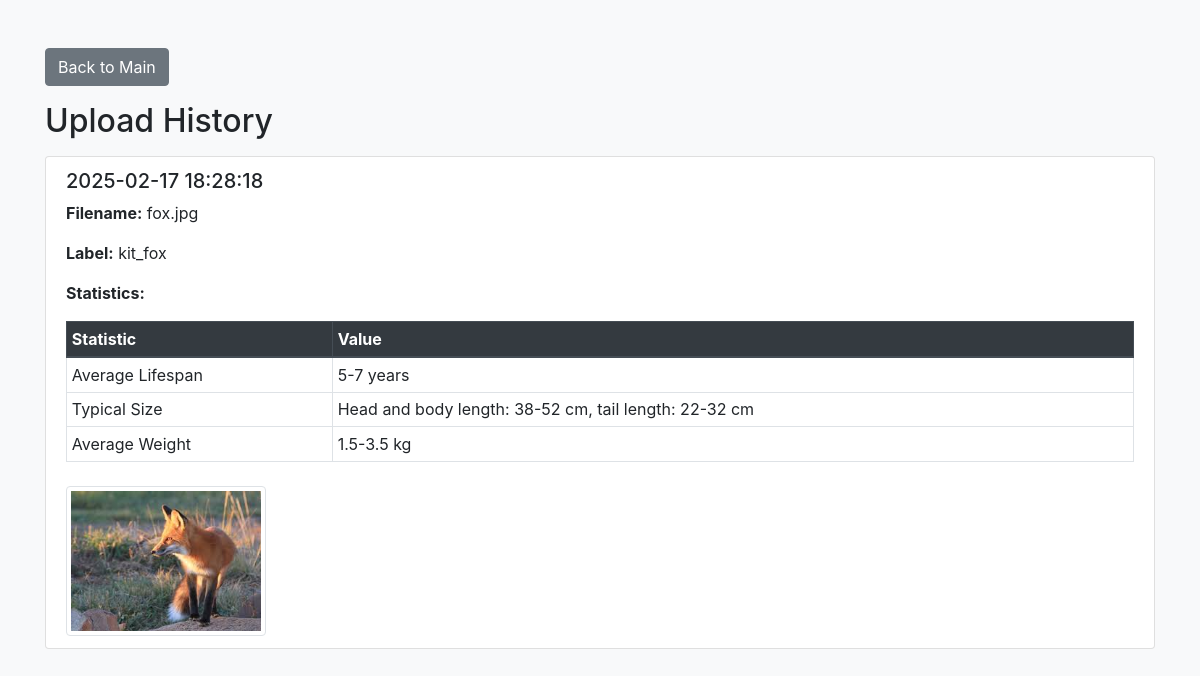
Before: /history with the older database file.
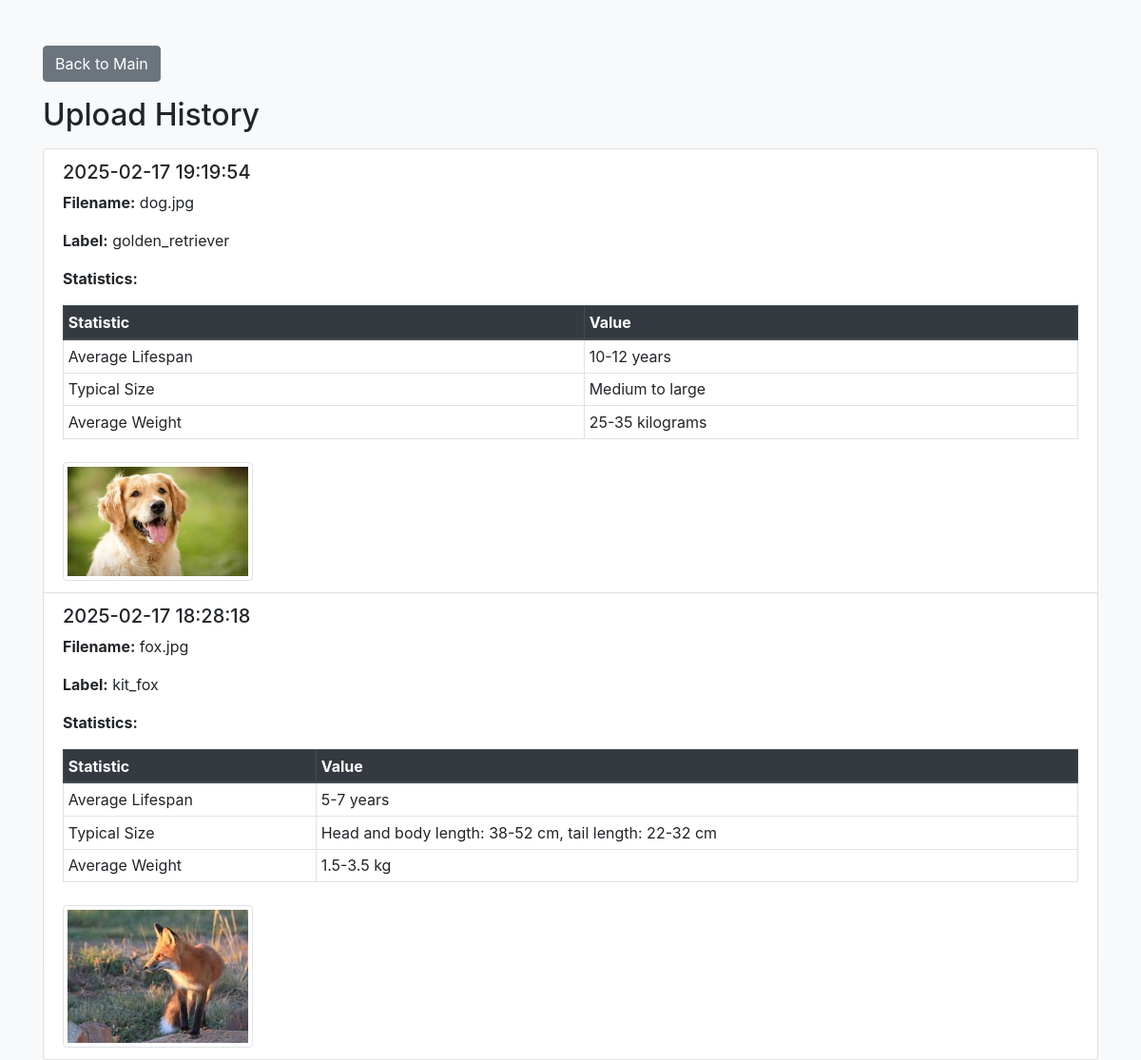
After: the same page with the newer database file.
### app.py (models this page shows)
class ImageResult(db.Model):
    user = db.relationship('User', backref='uploads')
    likes = db.relationship('Like', backref='upload', lazy='dynamic')
    id = db.Column(db.Integer, primary_key=True)
    filename = db.Column(db.String(200), nullable=False)
    label = db.Column(db.String(100), nullable=False)
    summary_text = db.Column(db.Text, nullable=True)
    stats_json = db.Column(db.Text, nullable=True)
    upload_time = db.Column(db.DateTime, default=datetime.utcnow)
    user_id = db.Column(db.Integer, db.ForeignKey('user.id'))  # Link to User
    location = db.Column(db.String(100), nullable=True)  # NEW field for area

### app.py (the view)
@app.route('/history')
def history():
    results = ImageResult.query.order_by(ImageResult.upload_time.desc()).all()
    for r in results:
        if r.stats_json:
            r.parsed_stats = json.loads(r.stats_json)
        else:
            r.parsed_stats = None
    return render_template('history.html', results=results)

### templates/history.html (shortened to what this page needs)
<!doctype html>
<html lang="en">
<head>
  <link rel="stylesheet" href="https://stackpath.bootstrapcdn.com/bootstrap/4.5.2/css/bootstrap.min.css">
</head>
<body class="bg-light">
  <div class="container mt-5">
    <a href="{{ url_for('main') }}" class="btn btn-secondary mb-3">Back to Main</a>
    <h2>Upload History</h2>
    {% if results %}
      <div class="list-group mt-3">
        {% for result in results %}
          <div class="list-group-item">
            <h5>{{ result.upload_time.strftime('%Y-%m-%d %H:%M:%S') }}</h5>
            <p><strong>Filename:</strong> {{ result.filename }}</p>
            <p><strong>Label:</strong> {{ result.label }}</p>
            {% if result.parsed_stats %}
              <p><strong>Statistics:</strong></p>
              <table class="table table-sm table-bordered">
                <thead class="thead-dark">
                  <tr>
                    <th>Statistic</th>
                    <th>Value</th>
                  </tr>
                </thead>
                <tbody>
                  {% for key, value in result.parsed_stats.items() %}
                    <tr>
                      <td>{{ key }}</td>
                      <td>{{ value }}</td>
                    </tr>
                  {% endfor %}
                </tbody>
              </table>
            {% else %}
              <p>{{ result.summary_text }}</p>
            {% endif %}
            <a href="{{ url_for('upload_detail', upload_id=result.id) }}">
            <img src="{{ url_for('static', filename='uploads/' + result.filename) }}"
                 alt="Image"
                 class="img-thumbnail mt-2"
                 style="max-width:200px;">
                </a>
          </div>
        {% endfor %}
      </div>
    {% else %}
      <p>No uploads yet.</p>
    {% endif %}
  </div>
</body>
</html>

Changed rows visible on the page:
added ImageResult: upload_time "2025-02-17 19:19:54", filename "dog.jpg", label "golden_retriever", parsed_stats "Average Lifespan" "Typical Size" "Average Weight", parsed_stats "10-12 years" "Medium to large" "25-35 kilograms", filename (picture)
